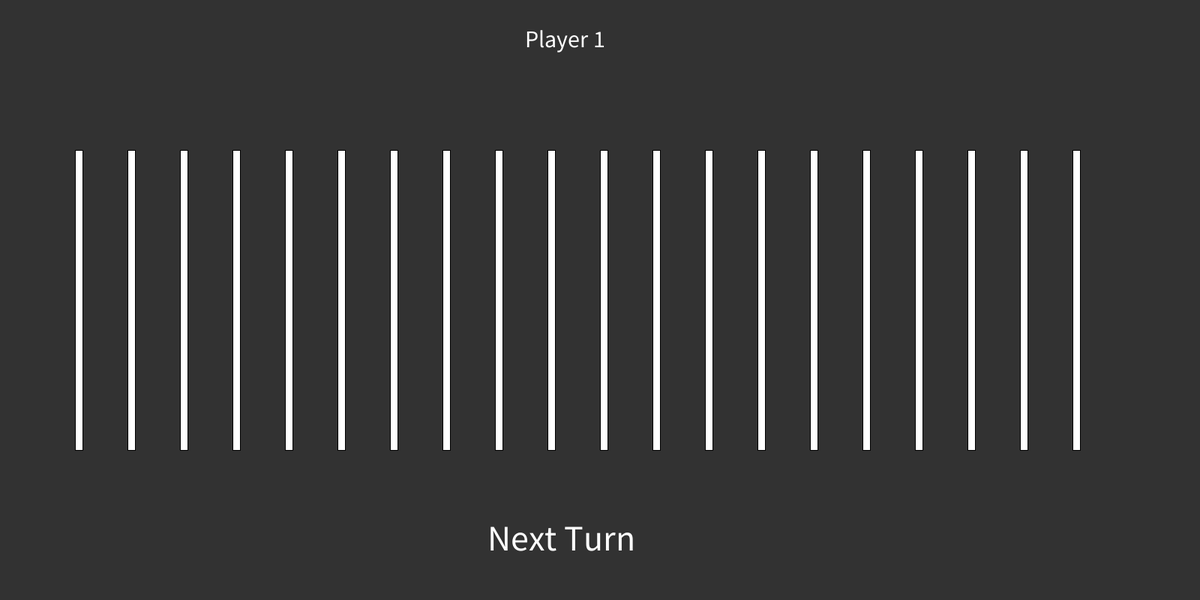
Frame 1 (no input)
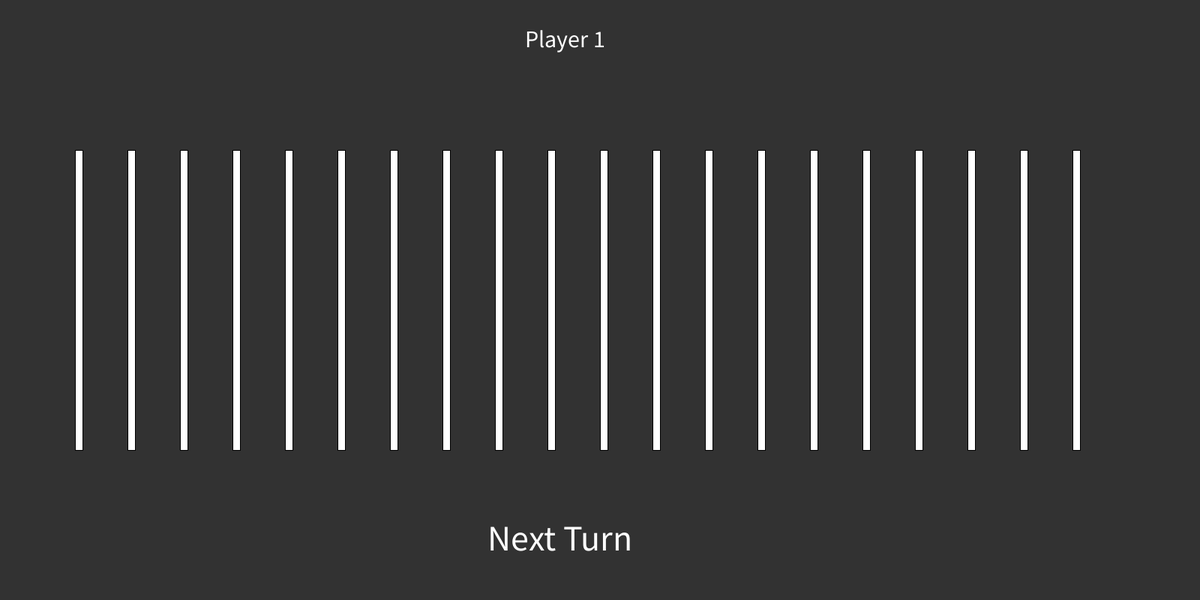
Frame 60 (the mouse pressed at the canvas centre just before this capture)
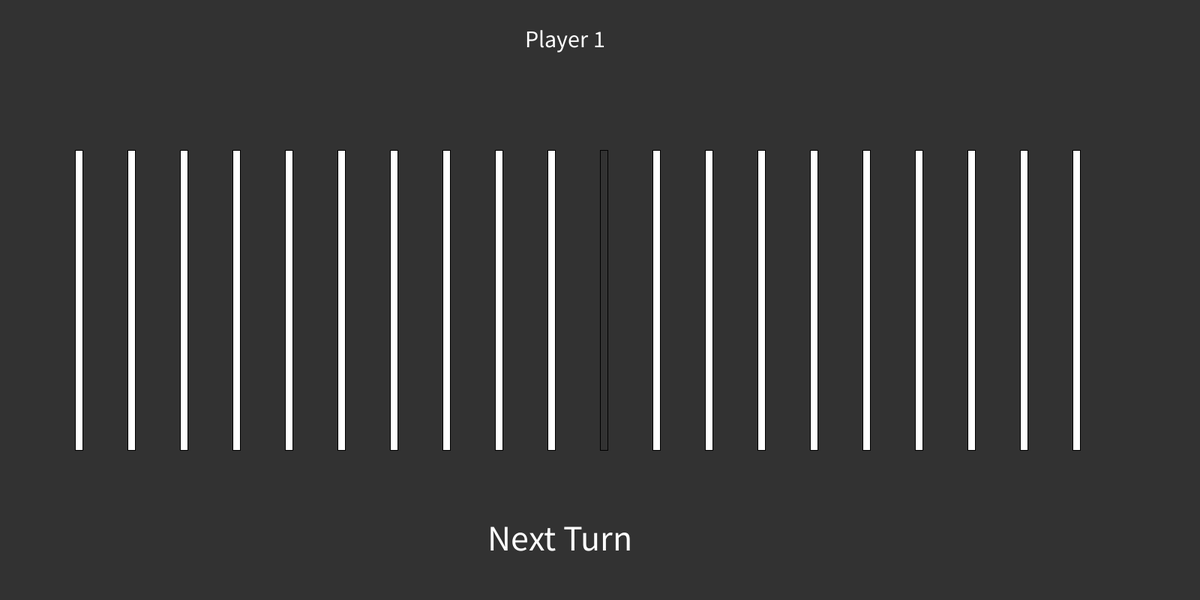
Frame 120 (the mouse held since frame 60 and released just before this capture)

The Processing sketch that drew these frames (run headless with seeded random() and noise(); from frame 60 on, the mouse is pressed at the canvas centre):

// Processing sketch: JeuDesAllumettes
// ── JeuDesAllumettes.pde
Matche[] match = new Matche[20];
Player play1 =new Player();
boolean turn=true;
int coups=0;

void setup(){
  size(1600,800);
  for(int i = 0; i <match.length; i++){
    match[i]= new Matche();  
    match[i].X=100+70*i;
    match[i].state=true;
    
  }
  

}
void mousePressed(){
  if(mouseX>100 && mouseX<1600 && mouseY>200 && mouseY<600){
    changeState();
  }
  if(mouseX>650 && mouseX<900 && mouseY>700 && mouseY<900){
  background(0);
  nextTurn();
  }
}

void nextTurn(){
  play1.staate =! play1.staate;
  coups=0;
}

void changeState(){
  int i =floor(mouseX/70);
  if(i-1<match.length && coups<3){
    match[i-1].state=false;
    coups ++;
  }
}
void bouttonTour(){
    String s ="Next Turn";
    fill(255);
    textSize(48);
    text(s, 650, 700, 900, 900);  // 800,700
}
void draw(){
  background(50);
  bouttonTour();
  play1.update();
  for(int i = 0; i <match.length; i++){
    match[i].update();
  
  }


}

// ── Matche.pde
class Matche{
  float X;
  boolean state;
  
  public void update(){
    if(state==true){
      fill(255);
    }
    else{
      fill(50);
    }
    rect(X,200,10,400);
  }

}

// ── Player.pde
class Player{
  boolean staate=true;
  int num=1;
  
  public void update(){
    if(staate){num=1;}
    else{num=2;}
    String s = "Player " + num;
    fill(255);
    textSize(32);
    text(s, 700, 40, 900, 240);  // Text wraps within text box
  }
  
}
